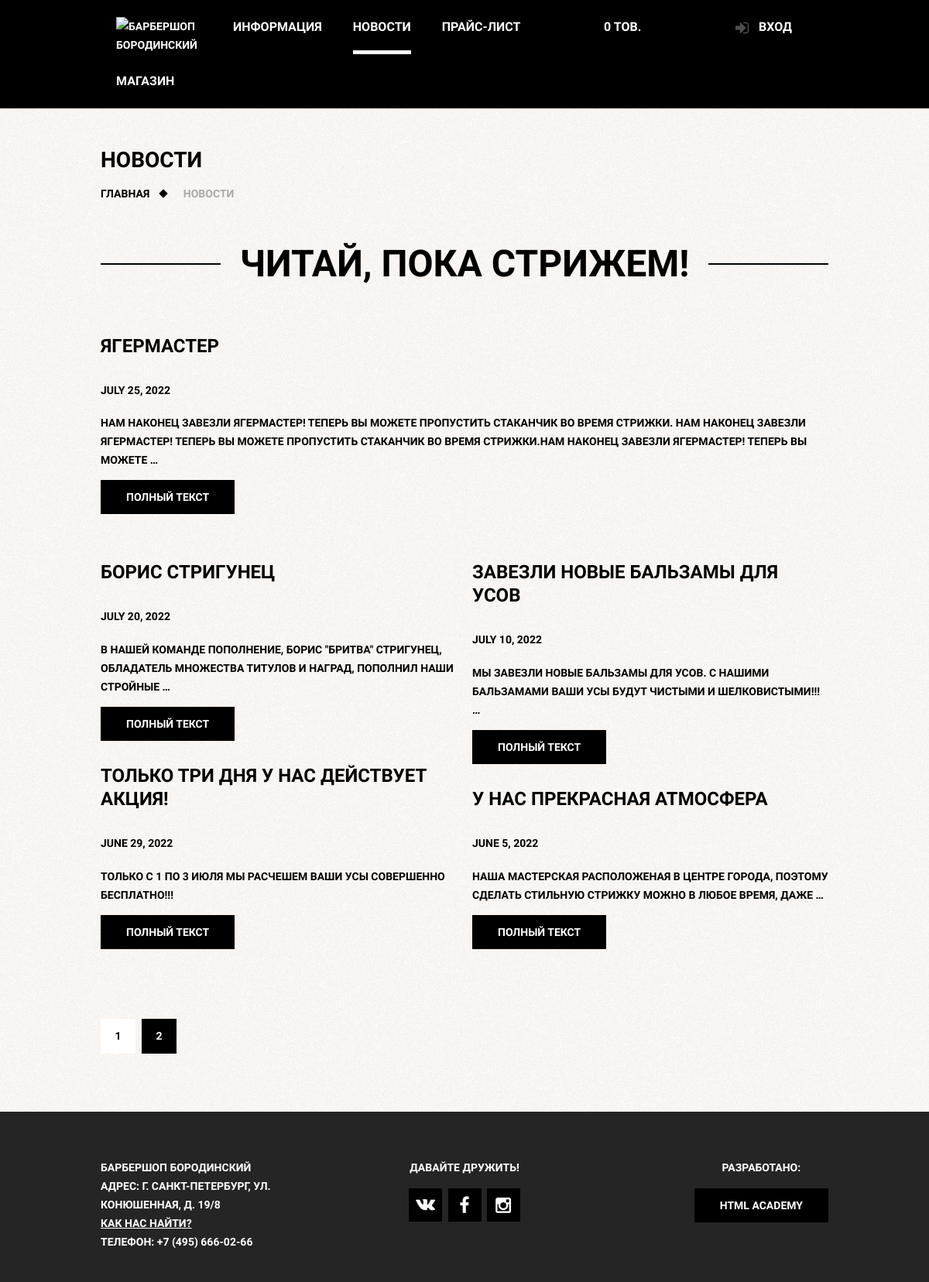
Page /news/ on the committed database.
### barber_baseapp/models.py (models this page shows, shortened)
class News(models.Model):
    title = models.CharField(max_length=250, db_index=True)
    slug = models.SlugField(max_length=250, blank=True, unique=True)
    body = RichTextUploadingField(blank=True, null=True)
    date = models.DateField()
    def get_absolute_url(self):
        return reverse('news_detail', kwargs={'slug': self.slug})
    class Meta:
        ordering = ['-date']

### barber_baseapp/views.py (the view)
# urls.py: path('news/', NewsListView.as_view(), name='news_page'),
class NewsListView(ListView):
	template_name = 'barber_baseapp/news.html'
	context_object_name = 'news'
	paginate_by = 4
	def get_context_data(self, **kwargs):
		context = super(NewsListView, self).get_context_data(**kwargs)
		context['last_news'] = News.objects.all().first()
		return context
	def get_queryset(self):
		return News.objects.all()[1:]

### barber_baseapp/templates/barber_baseapp/news.html (shortened to what this page needs)
{% extends 'base.html' %}
{% load static %}
{% block bodyclass%}
	class="inner-page"
{% endblock %}
{% block content %}
    <h1 class="inner-page-title">
        Новости
    </h1>
    <ul class="breadcrumbs">
        <li><a href="{% url 'main_page' %}">Главная</a></li>
        <li class="current">Новости</li>
    </ul>
    <div class="inner-content">
        <div class="big-heading">
            <h2>Читай, пока стрижем!</h2>
        </div>
		<div class="inner-columns clearfix">
			{% include 'barber_baseapp/include/news_card.html' with n=last_news w_count="30" %}
		</div>
		<div class="inner-columns clearfix">
			{% for item in news %}
				{% if forloop.counter|divisibleby:2 %}
					<div class="inner-columns-right">
						{% include 'barber_baseapp/include/news_card.html' with n=item w_count="15" %}
					</div>
				{% else %}
					<div class="inner-columns-left">
						{% include 'barber_baseapp/include/news_card.html' with n=item w_count="15" %}
					</div>
				{% endif %}
			{% endfor %}
        </div>
		{% include 'include/pagination.html' with path_parameters='' %}
    </div>
{% endblock %}

### barber_baseapp/templates/barber_baseapp/include/news_card.html
<h2>{{ n.title }}</h2>
<h4>{{ n.date }}</h4>
<p class="short-text">{{ n.body|truncatewords:w_count|safe }}</p>
<a href="{{ n.get_absolute_url }}" class="btn">Полный текст</a>

### static/css/style.css (style rules this page uses)
html, body { margin: 0; padding: 0; }
body { min-width: 960px; font-weight: 700; font-size: 14px; line-height: 24px; font-family: "PT Sans Narrow", "Arial", sans-serif; color: #ffffff; text-transform: uppercase; background: #000000 url(../images/tint.png) no-repeat center top; }
.inner-page { color: #000000; background: #f8f3f0 url(../images/pattern-white.jpg) repeat; }
.clearfix::after { content: ""; display: table; clear: both; }
.btn { display: inline-block; padding: 10px 33px; margin-right: 16px; font-weight: 700; font-size: 14px; line-height: 24px; font-family: "PT Sans Narrow", "Arial", sans-serif; text-transform: uppercase; text-decoration: none; vertical-align: top; text-align: center; color: #ffffff; background-color: #000000; border: none; outline: none; cursor: pointer; }
.breadcrumbs { margin: 0; padding: 0; list-style: none; }
.breadcrumbs li { position: relative; display: inline; padding-right: 40px; }
.breadcrumbs a { color: #000000; text-decoration: none; }
.breadcrumbs .current { color: #aba9a7; }
.breadcrumbs li::after { content: ""; position: absolute; top: 4px; right: 18px; width: 8px; height: 8px; background-color: #000000; transform: rotate(45deg); }
.breadcrumbs .current::after { content: none; }
.inner-content { margin-bottom: 75px; }
.inner-content h2 { margin-top: 60px; margin-bottom: 30px; font-size: 24px; line-height: 30px; }
.inner-content p { margin: 14px 0; }
.big-heading { margin-top: 55px; margin-bottom: 65px; text-align: center; }
.big-heading h2 { position: relative; display: inline; z-index: 2; margin: 0; padding:0 25px; font-size: 48px; line-height: 48px; text-align: center; background: #f5f3f0 url(../images/pattern-white.jpg) repeat; }
.big-heading::after { content: ""; position: relative; top: -25px; z-index: 1; display: block; border-bottom: 2px solid #000000; }
.inner-columns { margin: 60px 0; }
.inner-columns-left, .inner-columns-right { width: 460px; padding-bottom: 30px; }
.inner-columns-left { float: left; }
.inner-columns-right { float: right; }
.inner-columns-left *:first-child, .inner-columns-right *:first-child { margin-top: 0; }
.inner-columns-left *:last-child, .inner-columns-right *:last-child { margin-bottom: 0; }
.short-text { padding-right: 80px; }

### rows in the picture
News: title "ЯГЕРМАСТЕР", date "JULY 25, 2022", body "НАМ НАКОНЕЦ ЗАВЕЗЛИ ЯГЕРМАСТЕР! ТЕПЕРЬ ВЫ МОЖЕТЕ ПРОПУСТИТЬ СТАКАНЧИК ВО ВРЕМЯ СТРИЖКИ. НАМ НАКОНЕЦ ЗАВЕЗЛИ ЯГЕРМАСТЕР! ТЕПЕРЬ ВЫ МОЖЕТЕ ПРОПУСТИТЬ СТАКАНЧИК ВО ВРЕМЯ СТРИЖКИ.НАМ НАКОНЕЦ ЗАВЕЗЛИ ЯГЕРМАСТЕР! ТЕПЕРЬ ВЫ МОЖЕТЕ …"
News: title "БОРИС СТРИГУНЕЦ", date "JULY 20, 2022", body "В НАШЕЙ КОМАНДЕ ПОПОЛНЕНИЕ, БОРИС \"БРИТВА\" СТРИГУНЕЦ, ОБЛАДАТЕЛЬ МНОЖЕСТВА ТИТУЛОВ И НАГРАД, ПОПОЛНИЛ НАШИ СТРОЙНЫЕ …"
News: title "ЗАВЕЗЛИ НОВЫЕ БАЛЬЗАМЫ ДЛЯ УСОВ", date "JULY 10, 2022", body "МЫ ЗАВЕЗЛИ НОВЫЕ БАЛЬЗАМЫ ДЛЯ УСОВ. С НАШИМИ БАЛЬЗАМАМИ ВАШИ УСЫ БУДУТ ЧИСТЫМИ И ШЕЛКОВИСТЫМИ!!! …"
News: title "ТОЛЬКО ТРИ ДНЯ У НАС ДЕЙСТВУЕТ АКЦИЯ!", date "JUNE 29, 2022", body "ТОЛЬКО С 1 ПО 3 ИЮЛЯ МЫ РАСЧЕШЕМ ВАШИ УСЫ СОВЕРШЕННО БЕСПЛАТНО!!!"
News: title "У НАС ПРЕКРАСНАЯ АТМОСФЕРА", date "JUNE 5, 2022", body "НАША МАСТЕРСКАЯ РАСПОЛОЖЕНАЯ В ЦЕНТРЕ ГОРОДА, ПОЭТОМУ СДЕЛАТЬ СТИЛЬНУЮ СТРИЖКУ МОЖНО В ЛЮБОЕ ВРЕМЯ, ДАЖЕ …"

### other values in the picture
{{ p }} "1"
{{ p }} "2"
